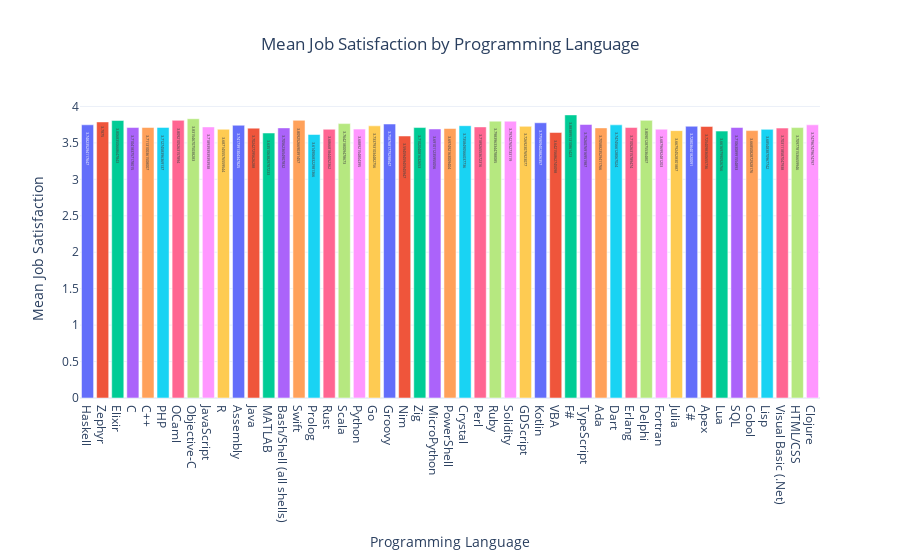

Notebook code for this chart:
### Code cell
# Create the bar plot
fig_lang = px.bar(
    mean_job_satisfaction_df, 
    x='Programming Language', 
    y='Mean Job Satisfaction', 
    title='Mean Job Satisfaction by Programming Language',
    labels={'Programming Language': 'Programming Language', 'Mean Job Satisfaction': 'Mean Job Satisfaction'},
    color='Programming Language',  # Optional: adds different colors to the bars
    text='Mean Job Satisfaction'  # Show the mean value on the bars
)

# Update layout for better appearance
fig_lang.update_layout(
    xaxis_title='Programming Language',
    yaxis_title='Mean Job Satisfaction',
    title_x=0.5,  # Center the title
    template='plotly_white',  # Use a clean white background
    showlegend=False
)

# Show the plot
fig_lang.show()

### Figure 1 — Plotly figure (JSON) as saved in the notebook; plotly's stock layout.template omitted (floating-point values rounded to 4 significant figures)
{"data": [{"alignmentgroup": "True", "hovertemplate": "Programming Language=%{x}<br>Mean Job Satisfaction=%{text}<extra></extra>", "legendgroup": "Haskell", "marker": {"color": "#636efa", "pattern": {"shape": ""}}, "name": "Haskell", "offsetgroup": "Haskell", "orientation": "v", "showlegend": true, "text": [3.748], "textposition": "auto", "type": "bar", "x": ["Haskell"], "xaxis": "x", "y": [3.748], "yaxis": "y"}, {"alignmentgroup": "True", "hovertemplate": "Programming Language=%{x}<br>Mean Job Satisfaction=%{text}<extra></extra>", "legendgroup": "Zephyr", "marker": {"color": "#EF553B", "pattern": {"shape": ""}}, "name": "Zephyr", "offsetgroup": "Zephyr", "orientation": "v", "showlegend": true, "text": [3.788], "textposition": "auto", "type": "bar", "x": ["Zephyr"], "xaxis": "x", "y": [3.788], "yaxis": "y"}, {"alignmentgroup": "True", "hovertemplate": "Programming Language=%{x}<br>Mean Job Satisfaction=%{text}<extra></extra>", "legendgroup": "Elixir", "marker": {"color": "#00cc96", "pattern": {"shape": ""}}, "name": "Elixir", "offsetgroup": "Elixir", "orientation": "v", "showlegend": true, "text": [3.807], "textposition": "auto", "type": "bar", "x": ["Elixir"], "xaxis": "x", "y": [3.807], "yaxis": "y"}, {"alignmentgroup": "True", "hovertemplate": "Programming Language=%{x}<br>Mean Job Satisfaction=%{text}<extra></extra>", "legendgroup": "C", "marker": {"color": "#ab63fa", "pattern": {"shape": ""}}, "name": "C", "offsetgroup": "C", "orientation": "v", "showlegend": true, "text": [3.71], "textposition": "auto", "type": "bar", "x": ["C"], "xaxis": "x", "y": [3.71], "yaxis": "y"}, {"alignmentgroup": "True", "hovertemplate": "Programming Language=%{x}<br>Mean Job Satisfaction=%{text}<extra></extra>", "legendgroup": "C++", "marker": {"color": "#FFA15A", "pattern": {"shape": ""}}, "name": "C++", "offsetgroup": "C++", "orientation": "v", "showlegend": true, "text": [3.711], "textposition": "auto", "type": "bar", "x": ["C++"], "xaxis": "x", "y": [3.711], "yaxis": "y"}, {"alignmentgroup": "True", "hovertemplate": "Programming Language=%{x}<br>Mean Job Satisfaction=%{text}<extra></extra>", "legendgroup": "PHP", "marker": {"color": "#19d3f3", "pattern": {"shape": ""}}, "name": "PHP", "offsetgroup": "PHP", "orientation": "v", "showlegend": true, "text": [3.713], "textposition": "auto", "type": "bar", "x": ["PHP"], "xaxis": "x", "y": [3.713], "yaxis": "y"}, {"alignmentgroup": "True", "hovertemplate": "Programming Language=%{x}<br>Mean Job Satisfaction=%{text}<extra></extra>", "legendgroup": "OCaml", "marker": {"color": "#FF6692", "pattern": {"shape": ""}}, "name": "OCaml", "offsetgroup": "OCaml", "orientation": "v", "showlegend": true, "text": [3.809], "textposition": "auto", "type": "bar", "x": ["OCaml"], "xaxis": "x", "y": [3.809], "yaxis": "y"}, {"alignmentgroup": "True", "hovertemplate": "Programming Language=%{x}<br>Mean Job Satisfaction=%{text}<extra></extra>", "legendgroup": "Objective-C", "marker": {"color": "#B6E880", "pattern": {"shape": ""}}, "name": "Objective-C", "offsetgroup": "Objective-C", "orientation": "v", "showlegend": true, "text": [3.832], "textposition": "auto", "type": "bar", "x": ["Objective-C"], "xaxis": "x", "y": [3.832], "yaxis": "y"}, {"alignmentgroup": "True", "hovertemplate": "Programming Language=%{x}<br>Mean Job Satisfaction=%{text}<extra></extra>", "legendgroup": "JavaScript", "marker": {"color": "#FF97FF", "pattern": {"shape": ""}}, "name": "JavaScript", "offsetgroup": "JavaScript", "orientation": "v", "showlegend": true, "text": [3.719], "textposition": "auto", "type": "bar", "x": ["JavaScript"], "xaxis": "x", "y": [3.719], "yaxis": "y"}, {"alignmentgroup": "True", "hovertemplate": "Programming Language=%{x}<br>Mean Job Satisfaction=%{text}<extra></extra>", "legendgroup": "R", "marker": {"color": "#FECB52", "pattern": {"shape": ""}}, "name": "R", "offsetgroup": "R", "orientation": "v", "showlegend": true, "text": [3.687], "textposition": "auto", "type": "bar", "x": ["R"], "xaxis": "x", "y": [3.687], "yaxis": "y"}, {"alignmentgroup": "True", "hovertemplate": "Programming Language=%{x}<br>Mean Job Satisfaction=%{text}<extra></extra>", "legendgroup": "Assembly", "marker": {"color": "#636efa", "pattern": {"shape": ""}}, "name": "Assembly", "offsetgroup": "Assembly", "orientation": "v", "showlegend": true, "text": [3.742], "textposition": "auto", "type": "bar", "x": ["Assembly"], "xaxis": "x", "y": [3.742], "yaxis": "y"}, {"alignmentgroup": "True", "hovertemplate": "Programming Language=%{x}<br>Mean Job Satisfaction=%{text}<extra></extra>", "legendgroup": "Java", "marker": {"color": "#EF553B", "pattern": {"shape": ""}}, "name": "Java", "offsetgroup": "Java", "orientation": "v", "showlegend": true, "text": [3.702], "textposition": "auto", "type": "bar", "x": ["Java"], "xaxis": "x", "y": [3.702], "yaxis": "y"}, {"alignmentgroup": "True", "hovertemplate": "Programming Language=%{x}<br>Mean Job Satisfaction=%{text}<extra></extra>", "legendgroup": "MATLAB", "marker": {"color": "#00cc96", "pattern": {"shape": ""}}, "name": "MATLAB", "offsetgroup": "MATLAB", "orientation": "v", "showlegend": true, "text": [3.635], "textposition": "auto", "type": "bar", "x": ["MATLAB"], "xaxis": "x", "y": [3.635], "yaxis": "y"}, {"alignmentgroup": "True", "hovertemplate": "Programming Language=%{x}<br>Mean Job Satisfaction=%{text}<extra></extra>", "legendgroup": "Bash/Shell (all shells)", "marker": {"color": "#ab63fa", "pattern": {"shape": ""}}, "name": "Bash/Shell (all shells)", "offsetgroup": "Bash/Shell (all shells)", "orientation": "v", "showlegend": true, "text": [3.706], "textposition": "auto", "type": "bar", "x": ["Bash/Shell (all shells)"], "xaxis": "x", "y": [3.706], "yaxis": "y"}, {"alignmentgroup": "True", "hovertemplate": "Programming Language=%{x}<br>Mean Job Satisfaction=%{text}<extra></extra>", "legendgroup": "Swift", "marker": {"color": "#FFA15A", "pattern": {"shape": ""}}, "name": "Swift", "offsetgroup": "Swift", "orientation": "v", "showlegend": true, "text": [3.809], "textposition": "auto", "type": "bar", "x": ["Swift"], "xaxis": "x", "y": [3.809], "yaxis": "y"}, {"alignmentgroup": "True", "hovertemplate": "Programming Language=%{x}<br>Mean Job Satisfaction=%{text}<extra></extra>", "legendgroup": "Prolog", "marker": {"color": "#19d3f3", "pattern": {"shape": ""}}, "name": "Prolog", "offsetgroup": "Prolog", "orientation": "v", "showlegend": true, "text": [3.615], "textposition": "auto", "type": "bar", "x": ["Prolog"], "xaxis": "x", "y": [3.615], "yaxis": "y"}, {"alignmentgroup": "True", "hovertemplate": "Programming Language=%{x}<br>Mean Job Satisfaction=%{text}<extra></extra>", "legendgroup": "Rust", "marker": {"color": "#FF6692", "pattern": {"shape": ""}}, "name": "Rust", "offsetgroup": "Rust", "orientation": "v", "showlegend": true, "text": [3.687], "textposition": "auto", "type": "bar", "x": ["Rust"], "xaxis": "x", "y": [3.687], "yaxis": "y"}, {"alignmentgroup": "True", "hovertemplate": "Programming Language=%{x}<br>Mean Job Satisfaction=%{text}<extra></extra>", "legendgroup": "Scala", "marker": {"color": "#B6E880", "pattern": {"shape": ""}}, "name": "Scala", "offsetgroup": "Scala", "orientation": "v", "showlegend": true, "text": [3.764], "textposition": "auto", "type": "bar", "x": ["Scala"], "xaxis": "x", "y": [3.764], "yaxis": "y"}, {"alignmentgroup": "True", "hovertemplate": "Programming Language=%{x}<br>Mean Job Satisfaction=%{text}<extra></extra>", "legendgroup": "Python", "marker": {"color": "#FF97FF", "pattern": {"shape": ""}}, "name": "Python", "offsetgroup": "Python", "orientation": "v", "showlegend": true, "text": [3.689], "textposition": "auto", "type": "bar", "x": ["Python"], "xaxis": "x", "y": [3.689], "yaxis": "y"}, {"alignmentgroup": "True", "hovertemplate": "Programming Language=%{x}<br>Mean Job Satisfaction=%{text}<extra></extra>", "legendgroup": "Go", "marker": {"color": "#FECB52", "pattern": {"shape": ""}}, "name": "Go", "offsetgroup": "Go", "orientation": "v", "showlegend": true, "text": [3.734], "textposition": "auto", "type": "bar", "x": ["Go"], "xaxis": "x", "y": [3.734], "yaxis": "y"}, {"alignmentgroup": "True", "hovertemplate": "Programming Language=%{x}<br>Mean Job Satisfaction=%{text}<extra></extra>", "legendgroup": "Groovy", "marker": {"color": "#636efa", "pattern": {"shape": ""}}, "name": "Groovy", "offsetgroup": "Groovy", "orientation": "v", "showlegend": true, "text": [3.759], "textposition": "auto", "type": "bar", "x": ["Groovy"], "xaxis": "x", "y": [3.759], "yaxis": "y"}, {"alignmentgroup": "True", "hovertemplate": "Programming Language=%{x}<br>Mean Job Satisfaction=%{text}<extra></extra>", "legendgroup": "Nim", "marker": {"color": "#EF553B", "pattern": {"shape": ""}}, "name": "Nim", "offsetgroup": "Nim", "orientation": "v", "showlegend": true, "text": [3.595], "textposition": "auto", "type": "bar", "x": ["Nim"], "xaxis": "x", "y": [3.595], "yaxis": "y"}, {"alignmentgroup": "True", "hovertemplate": "Programming Language=%{x}<br>Mean Job Satisfaction=%{text}<extra></extra>", "legendgroup": "Zig", "marker": {"color": "#00cc96", "pattern": {"shape": ""}}, "name": "Zig", "offsetgroup": "Zig", "orientation": "v", "showlegend": true, "text": [3.71], "textposition": "auto", "type": "bar", "x": ["Zig"], "xaxis": "x", "y": [3.71], "yaxis": "y"}, {"alignmentgroup": "True", "hovertemplate": "Programming Language=%{x}<br>Mean Job Satisfaction=%{text}<extra></extra>", "legendgroup": "MicroPython", "marker": {"color": "#ab63fa", "pattern": {"shape": ""}}, "name": "MicroPython", "offsetgroup": "MicroPython", "orientation": "v", "showlegend": true, "text": [3.691], "textposition": "auto", "type": "bar", "x": ["MicroPython"], "xaxis": "x", "y": [3.691], "yaxis": "y"}, {"alignmentgroup": "True", "hovertemplate": "Programming Language=%{x}<br>Mean Job Satisfaction=%{text}<extra></extra>", "legendgroup": "PowerShell", "marker": {"color": "#FFA15A", "pattern": {"shape": ""}}, "name": "PowerShell", "offsetgroup": "PowerShell", "orientation": "v", "showlegend": true, "text": [3.697], "textposition": "auto", "type": "bar", "x": ["PowerShell"], "xaxis": "x", "y": [3.697], "yaxis": "y"}, {"alignmentgroup": "True", "hovertemplate": "Programming Language=%{x}<br>Mean Job Satisfaction=%{text}<extra></extra>", "legendgroup": "Crystal", "marker": {"color": "#19d3f3", "pattern": {"shape": ""}}, "name": "Crystal", "offsetgroup": "Crystal", "orientation": "v", "showlegend": true, "text": [3.736], "textposition": "auto", "type": "bar", "x": ["Crystal"], "xaxis": "x", "y": [3.736], "yaxis": "y"}, {"alignmentgroup": "True", "hovertemplate": "Programming Language=%{x}<br>Mean Job Satisfaction=%{text}<extra></extra>", "legendgroup": "Perl", "marker": {"color": "#FF6692", "pattern": {"shape": ""}}, "name": "Perl", "offsetgroup": "Perl", "orientation": "v", "showlegend": true, "text": [3.719], "textposition": "auto", "type": "bar", "x": ["Perl"], "xaxis": "x", "y": [3.719], "yaxis": "y"}, {"alignmentgroup": "True", "hovertemplate": "Programming Language=%{x}<br>Mean Job Satisfaction=%{text}<extra></extra>", "legendgroup": "Ruby", "marker": {"color": "#B6E880", "pattern": {"shape": ""}}, "name": "Ruby", "offsetgroup": "Ruby", "orientation": "v", "showlegend": true, "text": [3.798], "textposition": "auto", "type": "bar", "x": ["Ruby"], "xaxis": "x", "y": [3.798], "yaxis": "y"}, {"alignmentgroup": "True", "hovertemplate": "Programming Language=%{x}<br>Mean Job Satisfaction=%{text}<extra></extra>", "legendgroup": "Solidity", "marker": {"color": "#FF97FF", "pattern": {"shape": ""}}, "name": "Solidity", "offsetgroup": "Solidity", "orientation": "v", "showlegend": true, "text": [3.797], "textposition": "auto", "type": "bar", "x": ["Solidity"], "xaxis": "x", "y": [3.797], "yaxis": "y"}, {"alignmentgroup": "True", "hovertemplate": "Programming Language=%{x}<br>Mean Job Satisfaction=%{text}<extra></extra>", "legendgroup": "GDScript", "marker": {"color": "#FECB52", "pattern": {"shape": ""}}, "name": "GDScript", "offsetgroup": "GDScript", "orientation": "v", "showlegend": true, "text": [3.727], "textposition": "auto", "type": "bar", "x": ["GDScript"], "xaxis": "x", "y": [3.727], "yaxis": "y"}, {"alignmentgroup": "True", "hovertemplate": "Programming Language=%{x}<br>Mean Job Satisfaction=%{text}<extra></extra>", "legendgroup": "Kotlin", "marker": {"color": "#636efa", "pattern": {"shape": ""}}, "name": "Kotlin", "offsetgroup": "Kotlin", "orientation": "v", "showlegend": true, "text": [3.776], "textposition": "auto", "type": "bar", "x": ["Kotlin"], "xaxis": "x", "y": [3.776], "yaxis": "y"}, {"alignmentgroup": "True", "hovertemplate": "Programming Language=%{x}<br>Mean Job Satisfaction=%{text}<extra></extra>", "legendgroup": "VBA", "marker": {"color": "#EF553B", "pattern": {"shape": ""}}, "name": "VBA", "offsetgroup": "VBA", "orientation": "v", "showlegend": true, "text": [3.642], "textposition": "auto", "type": "bar", "x": ["VBA"], "xaxis": "x", "y": [3.642], "yaxis": "y"}, {"alignmentgroup": "True", "hovertemplate": "Programming Language=%{x}<br>Mean Job Satisfaction=%{text}<extra></extra>", "legendgroup": "F#", "marker": {"color": "#00cc96", "pattern": {"shape": ""}}, "name": "F#", "offsetgroup": "F#", "orientation": "v", "showlegend": true, "text": [3.884], "textposition": "auto", "type": "bar", "x": ["F#"], "xaxis": "x", "y": [3.884], "yaxis": "y"}, {"alignmentgroup": "True", "hovertemplate": "Programming Language=%{x}<br>Mean Job Satisfaction=%{text}<extra></extra>", "legendgroup": "TypeScript", "marker": {"color": "#ab63fa", "pattern": {"shape": ""}}, "name": "TypeScript", "offsetgroup": "TypeScript", "orientation": "v", "showlegend": true, "text": [3.753], "textposition": "auto", "type": "bar", "x": ["TypeScript"], "xaxis": "x", "y": [3.753], "yaxis": "y"}, {"alignmentgroup": "True", "hovertemplate": "Programming Language=%{x}<br>Mean Job Satisfaction=%{text}<extra></extra>", "legendgroup": "Ada", "marker": {"color": "#FFA15A", "pattern": {"shape": ""}}, "name": "Ada", "offsetgroup": "Ada", "orientation": "v", "showlegend": true, "text": [3.706], "textposition": "auto", "type": "bar", "x": ["Ada"], "xaxis": "x", "y": [3.706], "yaxis": "y"}, {"alignmentgroup": "True", "hovertemplate": "Programming Language=%{x}<br>Mean Job Satisfaction=%{text}<extra></extra>", "legendgroup": "Dart", "marker": {"color": "#19d3f3", "pattern": {"shape": ""}}, "name": "Dart", "offsetgroup": "Dart", "orientation": "v", "showlegend": true, "text": [3.747], "textposition": "auto", "type": "bar", "x": ["Dart"], "xaxis": "x", "y": [3.747], "yaxis": "y"}, {"alignmentgroup": "True", "hovertemplate": "Programming Language=%{x}<br>Mean Job Satisfaction=%{text}<extra></extra>", "legendgroup": "Erlang", "marker": {"color": "#FF6692", "pattern": {"shape": ""}}, "name": "Erlang", "offsetgroup": "Erlang", "orientation": "v", "showlegend": true, "text": [3.711], "textposition": "auto", "type": "bar", "x": ["Erlang"], "xaxis": "x", "y": [3.711], "yaxis": "y"}, {"alignmentgroup": "True", "hovertemplate": "Programming Language=%{x}<br>Mean Job Satisfaction=%{text}<extra></extra>", "legendgroup": "Delphi", "marker": {"color": "#B6E880", "pattern": {"shape": ""}}, "name": "Delphi", "offsetgroup": "Delphi", "orientation": "v", "showlegend": true, "text": [3.809], "textposition": "auto", "type": "bar", "x": ["Delphi"], "xaxis": "x", "y": [3.809], "yaxis": "y"}, {"alignmentgroup": "True", "hovertemplate": "Programming Language=%{x}<br>Mean Job Satisfaction=%{text}<extra></extra>", "legendgroup": "Fortran", "marker": {"color": "#FF97FF", "pattern": {"shape": ""}}, "name": "Fortran", "offsetgroup": "Fortran", "orientation": "v", "showlegend": true, "text": [3.688], "textposition": "auto", "type": "bar", "x": ["Fortran"], "xaxis": "x", "y": [3.688], "yaxis": "y"}, {"alignmentgroup": "True", "hovertemplate": "Programming Language=%{x}<br>Mean Job Satisfaction=%{text}<extra></extra>", "legendgroup": "Julia", "marker": {"color": "#FECB52", "pattern": {"shape": ""}}, "name": "Julia", "offsetgroup": "Julia", "orientation": "v", "showlegend": true, "text": [3.668], "textposition": "auto", "type": "bar", "x": ["Julia"], "xaxis": "x", "y": [3.668], "yaxis": "y"}, {"alignmentgroup": "True", "hovertemplate": "Programming Language=%{x}<br>Mean Job Satisfaction=%{text}<extra></extra>", "legendgroup": "C#", "marker": {"color": "#636efa", "pattern": {"shape": ""}}, "name": "C#", "offsetgroup": "C#", "orientation": "v", "showlegend": true, "text": [3.728], "textposition": "auto", "type": "bar", "x": ["C#"], "xaxis": "x", "y": [3.728], "yaxis": "y"}, {"alignmentgroup": "True", "hovertemplate": "Programming Language=%{x}<br>Mean Job Satisfaction=%{text}<extra></extra>", "legendgroup": "Apex", "marker": {"color": "#EF553B", "pattern": {"shape": ""}}, "name": "Apex", "offsetgroup": "Apex", "orientation": "v", "showlegend": true, "text": [3.725], "textposition": "auto", "type": "bar", "x": ["Apex"], "xaxis": "x", "y": [3.725], "yaxis": "y"}, {"alignmentgroup": "True", "hovertemplate": "Programming Language=%{x}<br>Mean Job Satisfaction=%{text}<extra></extra>", "legendgroup": "Lua", "marker": {"color": "#00cc96", "pattern": {"shape": ""}}, "name": "Lua", "offsetgroup": "Lua", "orientation": "v", "showlegend": true, "text": [3.662], "textposition": "auto", "type": "bar", "x": ["Lua"], "xaxis": "x", "y": [3.662], "yaxis": "y"}, {"alignmentgroup": "True", "hovertemplate": "Programming Language=%{x}<br>Mean Job Satisfaction=%{text}<extra></extra>", "legendgroup": "SQL", "marker": {"color": "#ab63fa", "pattern": {"shape": ""}}, "name": "SQL", "offsetgroup": "SQL", "orientation": "v", "showlegend": true, "text": [3.711], "textposition": "auto", "type": "bar", "x": ["SQL"], "xaxis": "x", "y": [3.711], "yaxis": "y"}, {"alignmentgroup": "True", "hovertemplate": "Programming Language=%{x}<br>Mean Job Satisfaction=%{text}<extra></extra>", "legendgroup": "Cobol", "marker": {"color": "#FFA15A", "pattern": {"shape": ""}}, "name": "Cobol", "offsetgroup": "Cobol", "orientation": "v", "showlegend": true, "text": [3.669], "textposition": "auto", "type": "bar", "x": ["Cobol"], "xaxis": "x", "y": [3.669], "yaxis": "y"}, {"alignmentgroup": "True", "hovertemplate": "Programming Language=%{x}<br>Mean Job Satisfaction=%{text}<extra></extra>", "legendgroup": "Lisp", "marker": {"color": "#19d3f3", "pattern": {"shape": ""}}, "name": "Lisp", "offsetgroup": "Lisp", "orientation": "v", "showlegend": true, "text": [3.685], "textposition": "auto", "type": "bar", "x": ["Lisp"], "xaxis": "x", "y": [3.685], "yaxis": "y"}, {"alignmentgroup": "True", "hovertemplate": "Programming Language=%{x}<br>Mean Job Satisfaction=%{text}<extra></extra>", "legendgroup": "Visual Basic (.Net)", "marker": {"color": "#FF6692", "pattern": {"shape": ""}}, "name": "Visual Basic (.Net)", "offsetgroup": "Visual Basic (.Net)", "orientation": "v", "showlegend": true, "text": [3.703], "textposition": "auto", "type": "bar", "x": ["Visual Basic (.Net)"], "xaxis": "x", "y": [3.703], "yaxis": "y"}, {"alignmentgroup": "True", "hovertemplate": "Programming Language=%{x}<br>Mean Job Satisfaction=%{text}<extra></extra>", "legendgroup": "HTML/CSS", "marker": {"color": "#B6E880", "pattern": {"shape": ""}}, "name": "HTML/CSS", "offsetgroup": "HTML/CSS", "orientation": "v", "showlegend": true, "text": [3.71], "textposition": "auto", "type": "bar", "x": ["HTML/CSS"], "xaxis": "x", "y": [3.71], "yaxis": "y"}, {"alignmentgroup": "True", "hovertemplate": "Programming Language=%{x}<br>Mean Job Satisfaction=%{text}<extra></extra>", "legendgroup": "Clojure", "marker": {"color": "#FF97FF", "pattern": {"shape": ""}}, "name": "Clojure", "offsetgroup": "Clojure", "orientation": "v", "showlegend": true, "text": [3.748], "textposition": "auto", "type": "bar", "x": ["Clojure"], "xaxis": "x", "y": [3.748], "yaxis": "y"}], "layout": {"barmode": "relative", "legend": {"title": {"text": "Programming Language"}, "tracegroupgap": 0}, "showlegend": false, "title": {"text": "Mean Job Satisfaction by Programming Language", "x": 0.5}, "xaxis": {"anchor": "y", "categoryarray": ["Haskell", "Zephyr", "Elixir", "C", "C++", "PHP", "OCaml", "Objective-C", "JavaScript", "R", "Assembly", "Java", "MATLAB", "Bash/Shell (all shells)", "Swift", "Prolog", "Rust", "Scala", "Python", "Go", "Groovy", "Nim", "Zig", "MicroPython", "PowerShell", "Crystal", "Perl", "Ruby", "Solidity", "GDScript", "Kotlin", "VBA", "F#", "TypeScript", "Ada", "Dart", "Erlang", "Delphi", "Fortran", "Julia", "C#", "Apex", "Lua", "SQL", "Cobol", "Lisp", "Visual Basic (.Net)", "HTML/CSS", "Clojure"], "categoryorder": "array", "domain": [0, 1], "title": {"text": "Programming Language"}}, "yaxis": {"anchor": "x", "domain": [0, 1], "title": {"text": "Mean Job Satisfaction"}}}}
